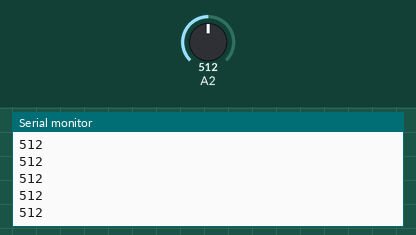
A sketch run on a simulated Arduino Uno, built with avr-gcc and run on an emulated ATmega328P. Shown: the last lines printed to the serial monitor. Inputs (shaded band) come from the test bench; at power-on: A2 = 512.

Above: at 1.2 s.
1.3 s: A2 set to 716
At 2.2 s:
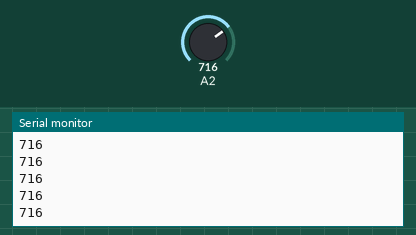
2.8 s: A2 set to 900
At 3.4 s:
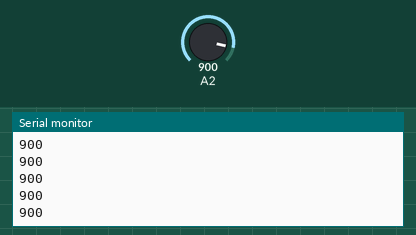
Timing chart, 0 to 5.8 s (numbered marks = the images above; inputs shaded):
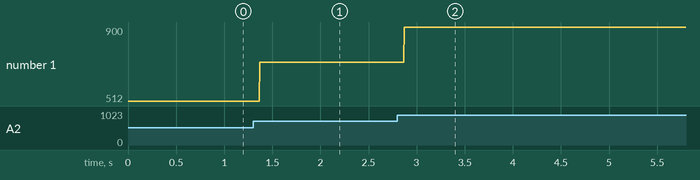

The sketch:

ArduinoUNOSensorSuaraCekAnalogAmbangBatas.ino
```cpp
int batas;

void setup()
{
  Serial.begin(9600);

}

void loop()
{
  batas = analogRead(A2);
  Serial.println(batas);
}
```

Measured:
- after the input at 1.3 s, the serial monitor: prints a new line after 0.07 s (image 1)
- after the input at 2.8 s, the serial monitor: prints a new line after 0.07 s (image 2)
- plotted number 1: 512 → 716 after the input at 1.3 s, 716 → 900 after the input at 2.8 s
